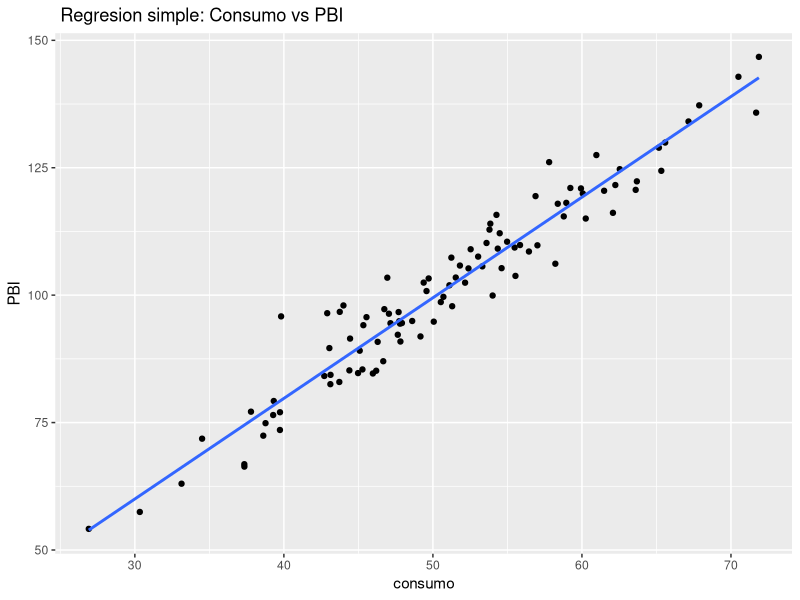

The R script that drew this image:

library(ggplot2)

# Generar datos
set.seed(123)
x <- rnorm(100, mean = 50, sd = 10) # variable independiente
y <- 2 * x + rnorm(100, mean=0, sd=5) #variable dependiente

#crear un dataframe
datos <- data.frame(Consumo=x, PBI=y)

# Visualizar
head(datos)

# realizar regresion simple
rgln<- lm(PBI~Consumo,data=datos)
summary(rgln)
# graficar
grafico <- ggplot(datos, aes(x=Consumo, y=PBI)) +
  geom_point() +# grafico de dispersion de puntos
  geom_smooth(method = "lm", se = FALSE)+
  labs(title = " Regresion simple: Consumo vs PBI",
       x = "consumo",
       y= "PBI")
print(grafico)  
